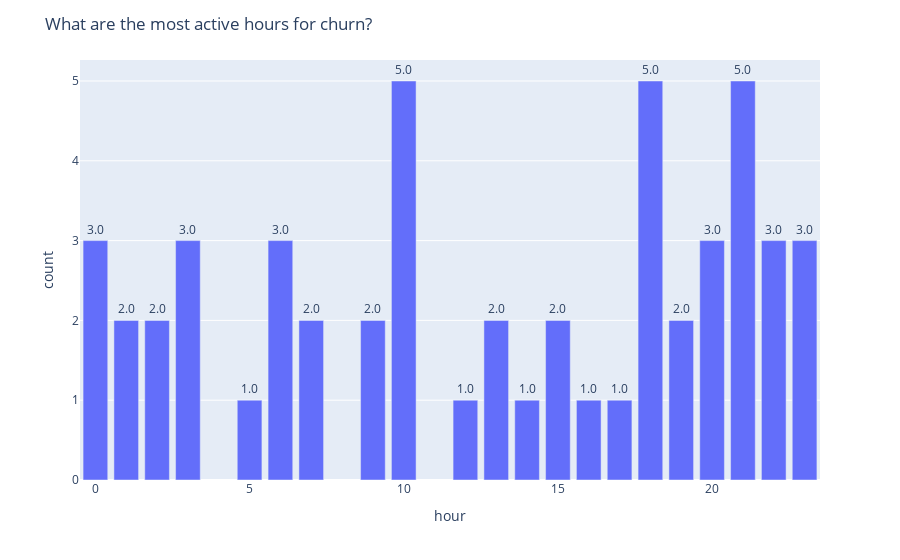

This figure's notebook cell:
### Code cell
# What are the most active hours for churn?
temp = churn.groupBy('hour').count().sort('hour').toPandas()
fig = px.bar(temp, x='hour', y='count', text='count')
fig.update_layout(title_text='What are the most active hours for churn?')
fig.update_traces(texttemplate='%{text:.2s}', textposition='outside')
fig.show()

### Figure 1 — Plotly figure (JSON) as saved in the notebook; plotly's stock layout.template omitted (floating-point values rounded to 4 significant figures)
{"data": [{"alignmentgroup": "True", "hovertemplate": "hour=%{x}<br>count=%{text}<extra></extra>", "legendgroup": "", "marker": {"color": "#636efa"}, "name": "", "offsetgroup": "", "orientation": "v", "showlegend": false, "text": [3, 2, 2, 3, 1, 3, 2, 2, 5, 1, 2, 1, 2, 1, 1, 5, 2, 3, 5, 3, 3], "textposition": "outside", "texttemplate": "%{text:.2s}", "type": "bar", "x": [0, 1, 2, 3, 5, 6, 7, 9, 10, 12, 13, 14, 15, 16, 17, 18, 19, 20, 21, 22, 23], "xaxis": "x", "y": [3, 2, 2, 3, 1, 3, 2, 2, 5, 1, 2, 1, 2, 1, 1, 5, 2, 3, 5, 3, 3], "yaxis": "y"}], "layout": {"barmode": "relative", "legend": {"tracegroupgap": 0}, "margin": {"t": 60}, "title": {"text": "What are the most active hours for churn?"}, "xaxis": {"anchor": "y", "domain": [0, 1], "title": {"text": "hour"}}, "yaxis": {"anchor": "x", "domain": [0, 1], "title": {"text": "count"}}}}
